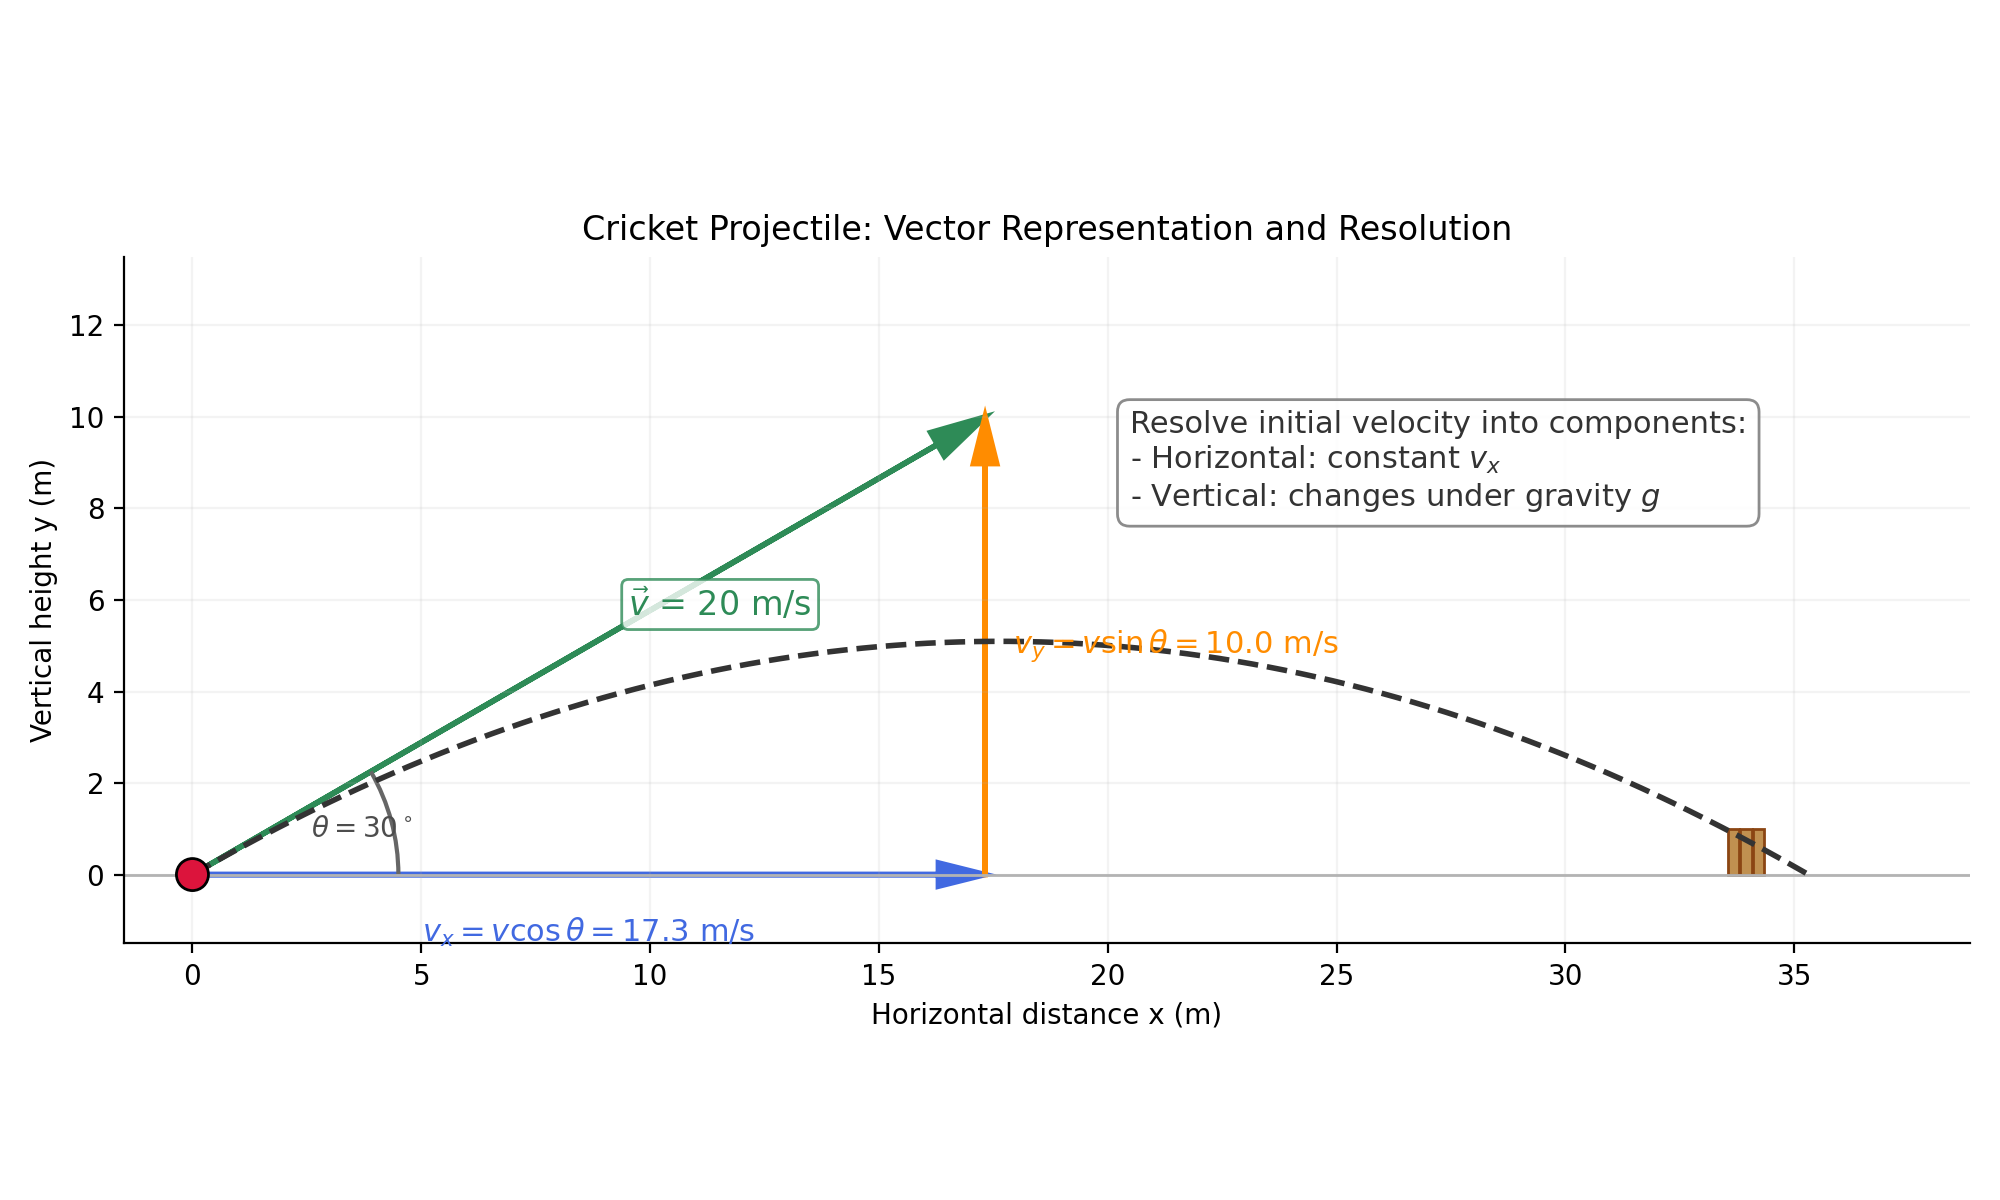

The Python source for this figure:
import numpy as np
import matplotlib.pyplot as plt
from matplotlib.patches import Arc, Circle, Rectangle


def main():
    # Parameters
    v = 20.0  # m/s
    theta_deg = 30.0  # degrees
    theta = np.deg2rad(theta_deg)
    g = 9.81  # m/s^2

    # Components
    vx = v * np.cos(theta)
    vy = v * np.sin(theta)

    # Trajectory (no air resistance)
    T = 2 * vy / g
    t = np.linspace(0, T, 300)
    x = vx * t
    y = vy * t - 0.5 * g * t**2

    R = vx * T
    H = vy**2 / (2 * g)

    # Figure setup
    fig, ax = plt.subplots(figsize=(10, 6))

    # Ground line
    ax.axhline(0, color='0.7', lw=1)

    # Plot trajectory
    ax.plot(x, y, color='0.2', lw=2, ls='--')

    # Initial velocity vector and its resolution triangle
    # Arrow for resultant velocity v
    head_w = 0.6
    head_l = 1.2
    ax.arrow(0, 0, vx, vy, length_includes_head=True, head_width=head_w, head_length=head_l,
             fc='seagreen', ec='seagreen', lw=2)

    # Arrow for horizontal component vx
    ax.arrow(0, 0, vx, 0, length_includes_head=True, head_width=head_w*0.85, head_length=head_l*0.85,
             fc='royalblue', ec='royalblue', lw=2)

    # Arrow for vertical component vy (drawn from tip of vx)
    ax.arrow(vx, 0, 0, vy, length_includes_head=True, head_width=head_w*0.85, head_length=head_l*0.85,
             fc='darkorange', ec='darkorange', lw=2)

    # Angle arc at origin
    arc_r = 4.5
    arc = Arc((0, 0), 2*arc_r, 2*arc_r, angle=0, theta1=0, theta2=theta_deg, color='0.4', lw=1.5)
    ax.add_patch(arc)
    ax.text(arc_r*0.85*np.cos(theta/2), arc_r*0.85*np.sin(theta/2), r"$\theta=30^\circ$", color='0.3',
            ha='center', va='center')

    # Labels for vectors
    ax.text(vx*0.55, vy*0.55, r"$\vec{v}$ = 20 m/s", color='seagreen', fontsize=12,
            ha='left', va='bottom', bbox=dict(boxstyle='round,pad=0.2', fc='white', ec='seagreen', alpha=0.8))
    ax.text(vx*0.5, -0.9, r"$v_x = v\cos\theta = %.1f$ m/s" % vx, color='royalblue', fontsize=11,
            ha='center', va='top')
    ax.text(vx + 0.6, vy*0.5, r"$v_y = v\sin\theta = %.1f$ m/s" % vy, color='darkorange', fontsize=11,
            ha='left', va='center')

    # Helpful notes linking vectors to motion
    note = (
        "Resolve initial velocity into components:\n"
        "- Horizontal: constant $v_x$\n"
        "- Vertical: changes under gravity $g$"
    )
    ax.text(R*0.58, H*1.6 + 2, note, fontsize=11, color='0.2', ha='left', va='top',
            bbox=dict(boxstyle='round,pad=0.4', fc='white', ec='0.5', alpha=0.9))

    # Minimal cricket context: ball at launch, simple stumps in the distance
    ball = Circle((0, 0), 0.35, color='crimson', ec='black', zorder=5)
    ax.add_patch(ball)
    # Stumps near the approximate range
    stump_x = R * 0.95
    stump_w = 0.25
    stump_h = 1.0
    for i in range(3):
        ax.add_patch(Rectangle((stump_x + i*(stump_w*1.1), 0), stump_w, stump_h, color='#C09050', ec='saddlebrown'))

    # Axes labels and title
    ax.set_xlabel('Horizontal distance x (m)')
    ax.set_ylabel('Vertical height y (m)')
    ax.set_title('Cricket Projectile: Vector Representation and Resolution')

    # Limits and aspect
    x_max = max(R*1.1, vx*1.15 + 2)
    y_max = max(H*2.2, vy*1.15 + 2)
    ax.set_xlim(-1.5, x_max)
    ax.set_ylim(-1.5, y_max)
    ax.set_aspect('equal', adjustable='box')

    # Clean look
    ax.spines['top'].set_visible(False)
    ax.spines['right'].set_visible(False)
    ax.grid(alpha=0.15)

    # Save
    out_name = 'cricket_vector_resolution.png'
    plt.tight_layout()
    plt.savefig(out_name, dpi=200)
    print(f'Saved figure to {out_name}')


if __name__ == '__main__':
    main()
